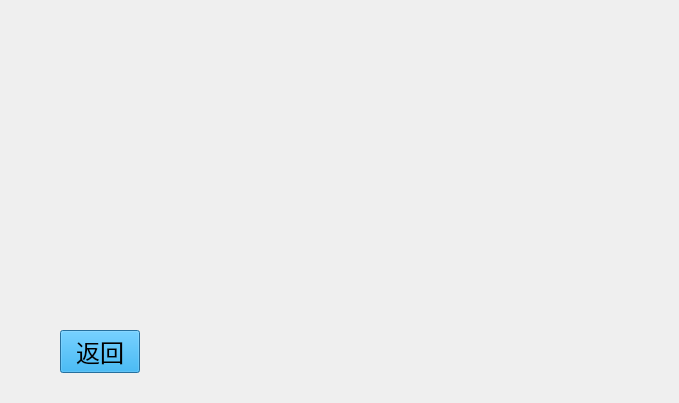
<?xml version="1.0" encoding="UTF-8"?>
<ui version="4.0">
 <class>UserDateWindow</class>
 <widget class="QDialog" name="UserDateWindow">
  <property name="geometry">
   <rect>
    <x>0</x>
    <y>0</y>
    <width>679</width>
    <height>403</height>
   </rect>
  </property>
  <property name="windowTitle">
   <string>Dialog</string>
  </property>
  <widget class="QWidget" name="layoutWidget">
   <property name="geometry">
    <rect>
     <x>60</x>
     <y>330</y>
     <width>591</width>
     <height>41</height>
    </rect>
   </property>
   <layout class="QHBoxLayout" name="horizontalLayout_2" stretch="1,11">
    <property name="sizeConstraint">
     <enum>QLayout::SetMinAndMaxSize</enum>
    </property>
    <item>
     <widget class="QPushButton" name="pushButtonReturn">
      <property name="styleSheet">
       <string notr="true">QPushButton { background-color: rgb(0, 170, 255); color: rgb(0, 0, 0); } 
QPushButton:hover { background-color: rgb(0,0,127); color:rgb(255, 255, 255);} 
QPushButton {font: 18pt ; } </string>
      </property>
      <property name="text">
       <string>返回</string>
      </property>
     </widget>
    </item>
    <item>
     <spacer name="horizontalSpacer_2">
      <property name="orientation">
       <enum>Qt::Horizontal</enum>
      </property>
      <property name="sizeHint" stdset="0">
       <size>
        <width>448</width>
        <height>20</height>
       </size>
      </property>
     </spacer>
    </item>
   </layout>
  </widget>
 </widget>
 <resources/>
 <connections/>
</ui>
